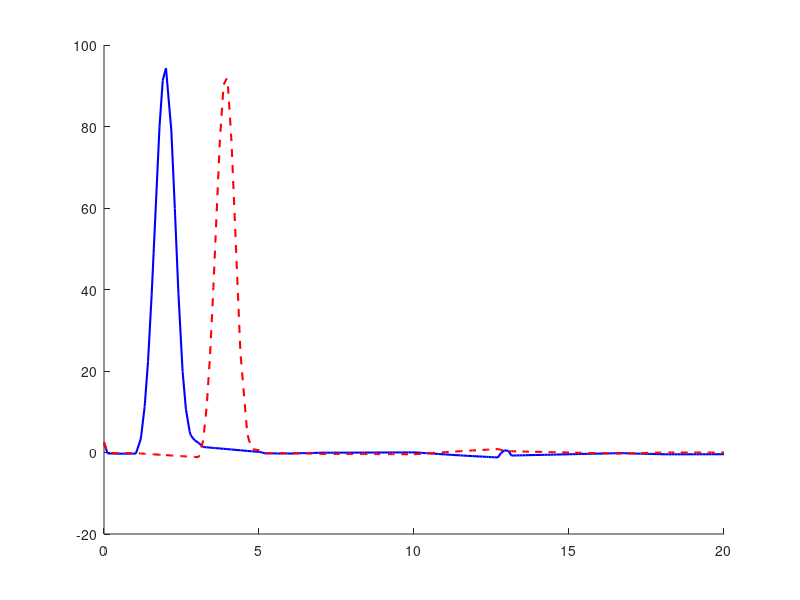

MATLAB code to generate this figure: (Note: this script raises an error after producing the figure.)
clear
clc
% 导入数据文件
data = load('data16.csv');
 
% 提取X轴和Y轴上的数值向量
x_values = data(:, 1); % 第一列为X轴数据
y_values =data(:, 2); % 第二列为Y轴数据
y2=data(:, 3);
y3=data(:, 4);
y4=data(:, 5);

% 绘制曲线图
figure; % 创建新的图形窗口
hold on
plot(x_values, y_values,'blue','LineWidth',1.5); % 绘制曲线图
plot(x_values, y2,'red--','LineWidth',1.5); % 绘制曲线图
plot(x_values, y3,'black-o','MarkerIndices',1:7:length(y3),'LineWidth',1.5)
plot(x_values, y4,'-.','Color',[0.6,0.2,0],'LineWidth',1.5);
set(gca,'XTick',0:5:20);
set(gca,'XTicklabel',{'0','5','10','15','20'})
set(gca,'YTick',-10:20:130);
set(gca,'YTicklabel',{'-10','10','30','50','70','90','110','130'})
axis([0 20 -10 130])
xlabel('Time (s)'); % 设置X轴标签
ylabel('Displacement (mm)'); % 设置Y轴标签
grid on; % 显示网格线
legend('Left front wheel', 'Right front wheel', ...
    'Left rear wheel', 'Right rear wheel'); % 添加解释标签
set(gca,'FontSize',10)

box on;

%xlabel('机器人越障运动运动时间(s)'); % 设置X轴标签
%ylabel('各轮质心竖直方向的位移(mm)'); % 设置Y轴标签
%grid on; % 显示网格线
%legend('左前轮质心', '右前轮质心', ...
   % '左后轮质心', '右后轮质心'); % 添加解释标签
%set(gca,'FontSize',10)